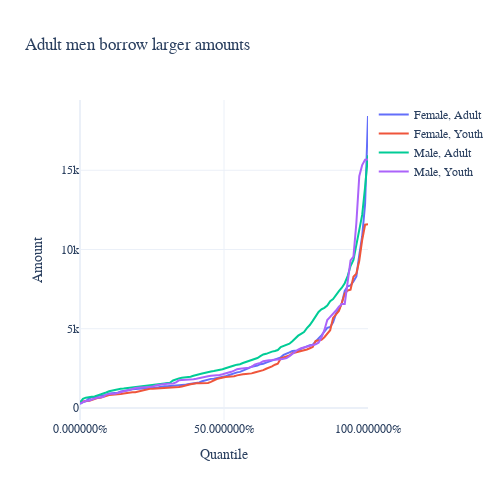

Write notebook code for a chart like this one.
### Code cell
fig = go.Figure()

grouped = dataset.groupby(["gender", "age"])
groups = ["Female, Adult", "Female, Youth", "Male, Adult", "Male, Youth"]

for i, df in grouped:
    quantiles = np.linspace(0, 1, 100)
    fig.add_trace(go.Scatter(mode="lines", x=quantiles, y=df.amount.quantile(quantiles), name=", ".join(i)))
    
show(fig.update_layout(xaxis_tickformat="%"), "Adult men borrow larger amounts", "Quantile", "Amount").write_image("images/borrow_quantiles.pdf")
